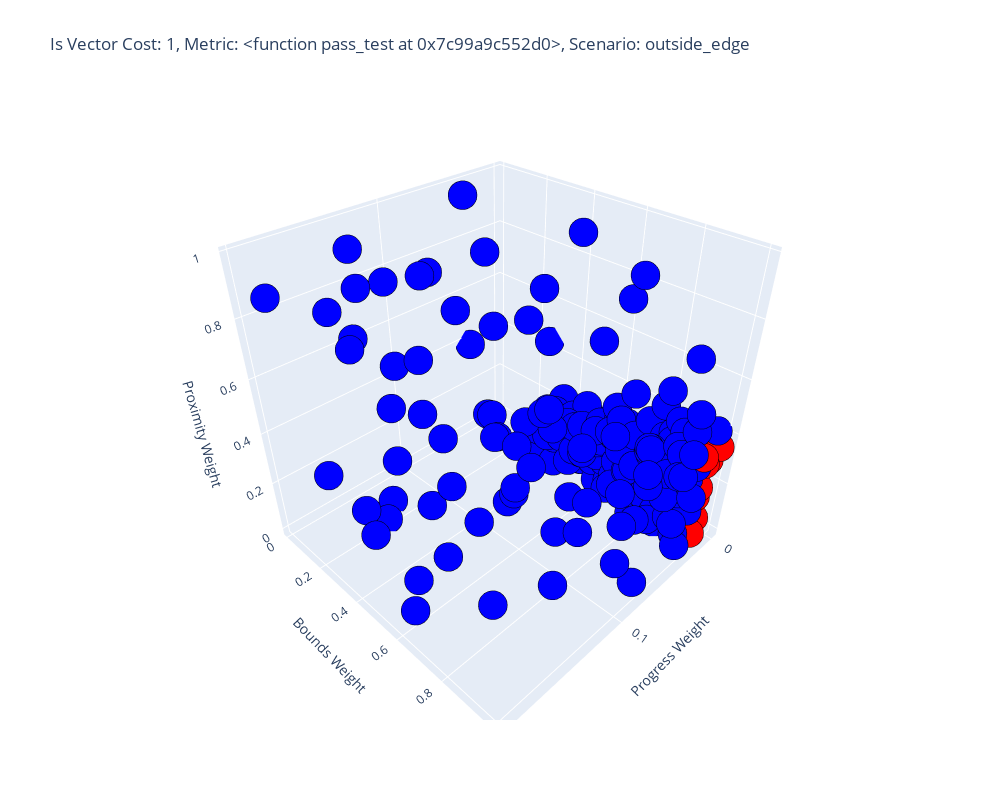

Notebook cell for this chart:
### Code cell
# file = 'paper_data/scalar_collision_vector_pass.json'
# plot_sembas_grid(file, start_index=4, num_plots=4)

file = 'paper_data/scalar_bounds.json'
# plot_sembas_grid(file, start_index=2, num_plots=1)
# plot_sembas_results(file,2)

file = 'paper_data/vector_pass.json'
# plot_sembas_grid(file, start_index=6, num_plots=1)
plot_sembas_results(file,2)


# file = 'paper_data/scalar_pass.json'
# plot_sembas_grid(file, start_index=0, num_plots=4)

### Figure 1 — Plotly figure (JSON) as saved in the notebook; plotly's stock layout.template omitted (floating-point values rounded to 4 significant figures; data arrays with more than 128 entries replaced by an {"elided": "..."} marker saying what was removed)
{"data": [{"hoverinfo": "text", "marker": {"color": {"elided": "279 int values"}, "colorscale": [[0, "red"], [1, "blue"]], "line": {"color": "black", "width": 2}, "opacity": 1, "size": 10}, "mode": "markers", "text": {"elided": "279 str values"}, "type": "scatter3d", "x": {"elided": "279 float values"}, "y": {"elided": "279 float values"}, "z": {"elided": "279 float values"}}], "layout": {"height": 800, "scene": {"xaxis": {"title": {"text": "Progress Weight"}}, "yaxis": {"title": {"text": "Bounds Weight"}}, "zaxis": {"title": {"text": "Proximity Weight"}}}, "title": {"text": "Is Vector Cost: 1, Metric: <function pass_test at 0x7c99a9c552d0>, Scenario: outside_edge"}, "width": 1000}}
